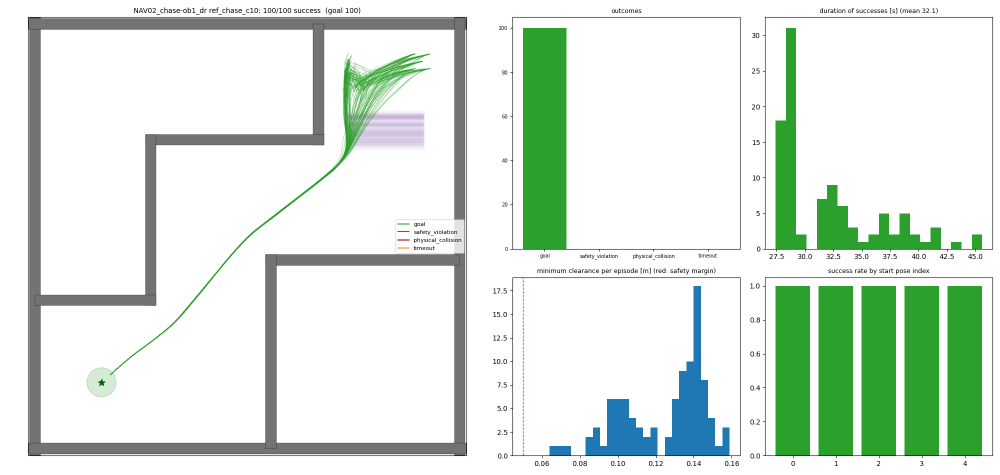
#> input picture Navigation/eval/NAV02_chase-ob1_dr/ref_chase_c10/2026-11-22_15-52-17_ppo_n4096_s42_model_500/eval_overview.png, 2000 x 950 px, given in place of f6c.png, which was not available (shown at 1/2 size)
$ python segment_fig6.py ../../Navigation/eval/NAV02_chase-ob1_dr/ref_chase_c10/2026-11-22_15-52-17_ppo_n4096_s42_model_500
#> lines starting #> are read from the running program, lines starting #| are printed output that depends on the picture; after the words box and inside, x2 and y2 are one past the last pixel; in counts of white or black regions, pixels touching at a corner belong together
"""Segment obstacles in the paper's Fig. 6b/6c crops (300 dpi) and convert pixel boxes to plot metres.

Calibration (axis ticks read from the 300-dpi crops):
  x: tick -4 at px 475, tick +4 at px 979  -> 63.0 px/m, x=0 at px 727 (both panels)
  y: 6c: tick +2 at 215, -2 at 590 ; 6b: +2 at 186, -2 at 561  -> 93.75 px/m
"""
import sys
import numpy as np
from PIL import Image
from scipy import ndimage

PANELS = {
    "6c": dict(f="figs/f6c.png", y2=215, ym2=590, area=(418, 96, 1052, 731)),
    "6b": dict(f="figs/f6b.png", y2=186, ym2=561, area=(418, 67, 1052, 702)),
}
XPM = (979 - 475) / 8.0
X0 = 727.0

root = sys.argv[1]
for name, p in PANELS.items():
    a = np.asarray(Image.open(f"{root}/{p['f']}").convert("RGB")).astype(int)
    ypm = (p["ym2"] - p["y2"]) / 4.0
    y0 = p["y2"] + 2 * ypm
    x1, y1, x2, y2 = p["area"]
    R, G, B = a[..., 0], a[..., 1], a[..., 2]
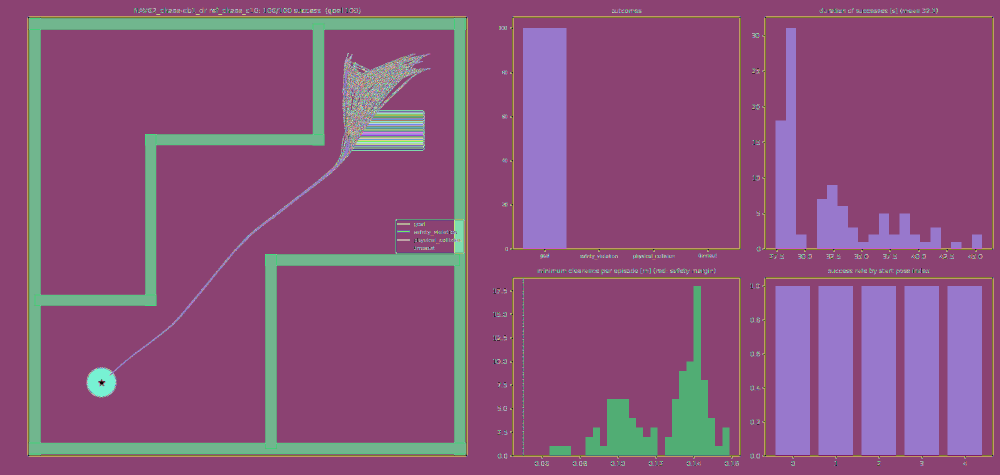
#> R: shape (950, 2000) int64 (shown at 1/2 size); 256 distinct labels, from 0 to 255; one colour per label, 0 black
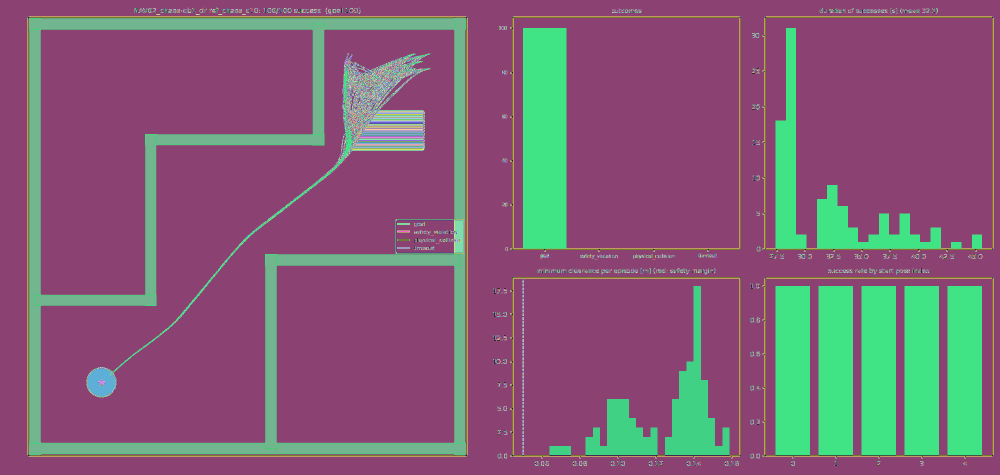
#> G: shape (950, 2000) int64 (shown at 1/2 size); 256 distinct labels, from 0 to 255; one colour per label, 0 black
#> B: shape (950, 2000) int64; 256 distinct labels, from 0 to 255
    gray = (np.abs(R - B) <= 6) & (R >= 135) & (R <= 172)
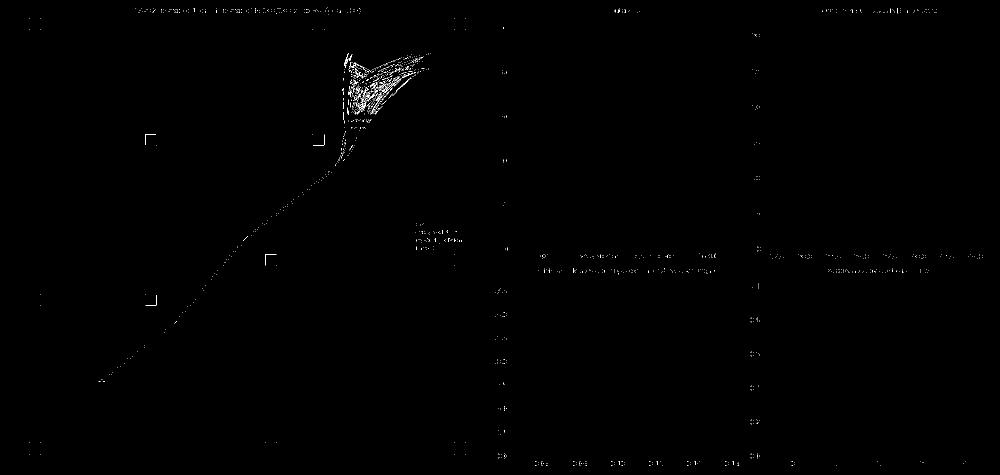
#> gray: shape (950, 2000) bool (shown at 1/2 size); 0.21% white in thin lines or dots
    red = (R - B >= 12) & (R - G >= 15)
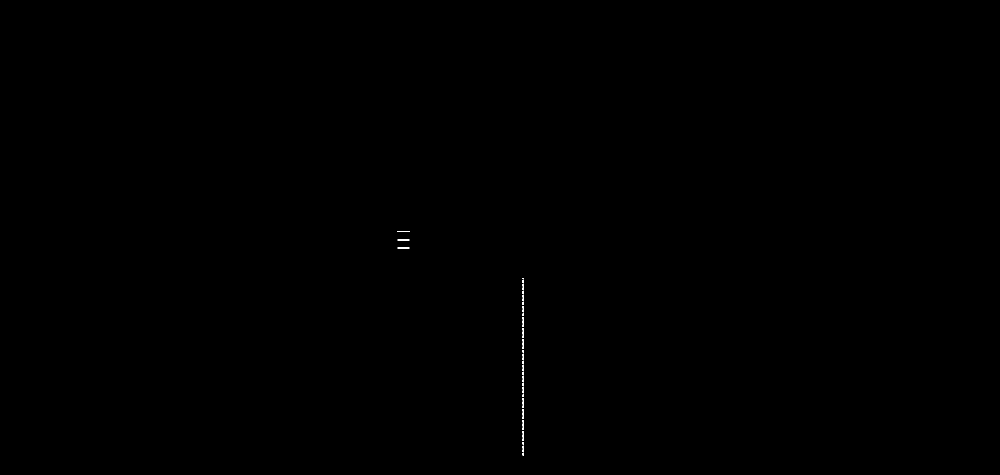
#> red: shape (950, 2000) bool (shown at 1/2 size); 0.05% white; 52 white regions (49 under 20 px), largest, box (x1, y1, x2, y2) and area: (795, 462, 819, 464) 48, (795, 479, 819, 481) 48, (795, 495, 819, 497) 48
    out = np.zeros_like(gray)
    out[y1:y2, x1:x2] = True
    for label, m in (("static", gray & out), ("red", red & out)):
        m = ndimage.binary_opening(m, iterations=2)
        lab, n = ndimage.label(m)
        print(f"## Fig {name} {label}: {n} components (px/m x={XPM:.2f} y={ypm:.2f})")
        for i, sl in enumerate(ndimage.find_objects(lab), 1):
            area = int((lab[sl] == i).sum())
            if area < 150:
                continue
            ys, xs = sl
            fill = area / ((ys.stop - ys.start) * (xs.stop - xs.start))
            xa, xb = (xs.start - X0) / XPM, (xs.stop - X0) / XPM
            ya, yb = (y0 - ys.stop) / ypm, (y0 - ys.start) / ypm
            print(f"  x[{xa:+.2f},{xb:+.2f}] y[{ya:+.2f},{yb:+.2f}]  size {xb-xa:.2f}x{yb-ya:.2f} m  "
                  f"centre ({(xa+xb)/2:+.2f},{(ya+yb)/2:+.2f})  fill={fill:.2f}")
#> this loop made 2 passes
#> (label, n) on passes 1 to 2: ('static', 1), ('red', 0)
#| ## Fig 6c static: 1 components (px/m x=63.00 y=93.75)
#| ## Fig 6c red: 0 components (px/m x=63.00 y=93.75)
#> pass 1, `m = ndimage.binary_opening(m, iterations=2)`:
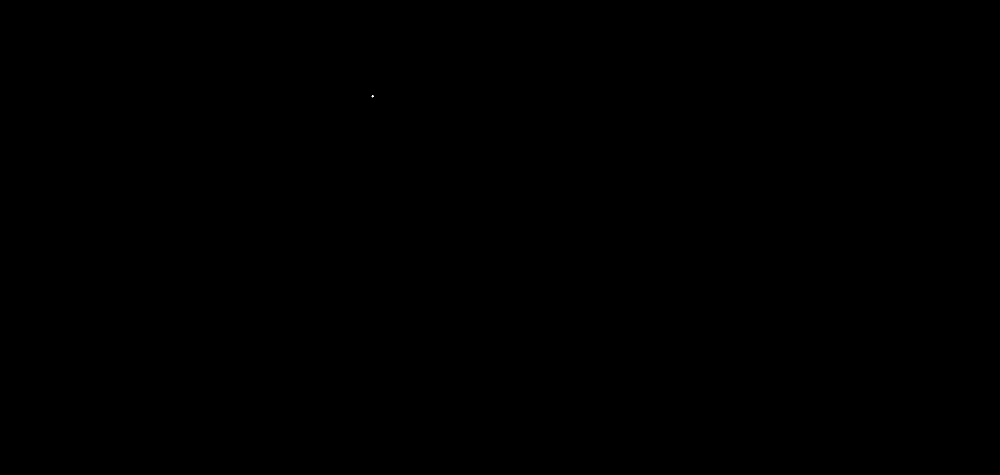
#> m: shape (950, 2000) bool (shown at 1/2 size); 0% white in thin lines or dots, all inside (x1, y1, x2, y2) = (743, 190, 748, 195)
#> pass 2 of the loop `for name, p in PANELS.items():`:
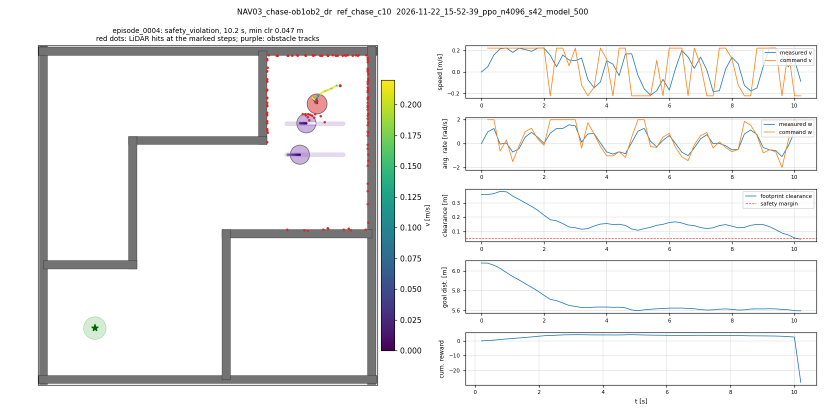
#> input picture Navigation/eval/NAV03_chase-ob1ob2_dr/ref_chase_c10/2026-11-22_15-52-39_ppo_n4096_s42_model_500/episode_0004/episode_0004.png, 1650 x 825 px, given in place of f6b.png, which was not available (shown at 1/2 size)
#> a: shape (825, 1650, 3) int64
#> R: shape (825, 1650) int64; 256 distinct labels, from 0 to 255
#> G: shape (825, 1650) int64; 256 distinct labels, from 0 to 255
#> `R, G, B = a[..., 0], a[..., 1], a[..., 2]`:
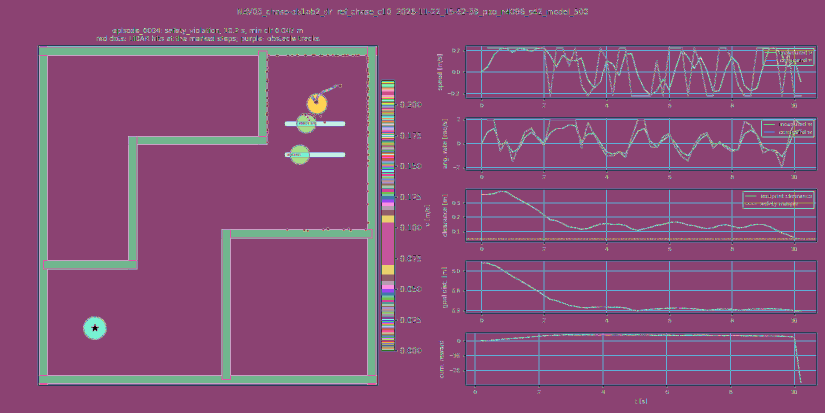
#> B: shape (825, 1650) int64 (shown at 1/2 size); 256 distinct labels, from 0 to 255; one colour per label, 0 black
#> gray: shape (825, 1650) bool; 0.14% white in thin lines or dots, all inside (x1, y1, x2, y2) = (78, 17, 1624, 807)
#> red: shape (825, 1650) bool; 0.96% white; 193 white regions (123 under 20 px), largest, box (x1, y1, x2, y2) and area: (974, 95, 1552, 193) 4136, (974, 238, 1579, 336) 2902, (614, 182, 654, 231) 1232
#> the loop `for label, m in (("static", gray & out), ("red", red & out)):` made 2 passes
#> (label, n) on passes 1 to 2: ('static', 0), ('red', 67)
#> (printed output is left out)
#> pass 2, `m = ndimage.binary_opening(m, iterations=2)`:
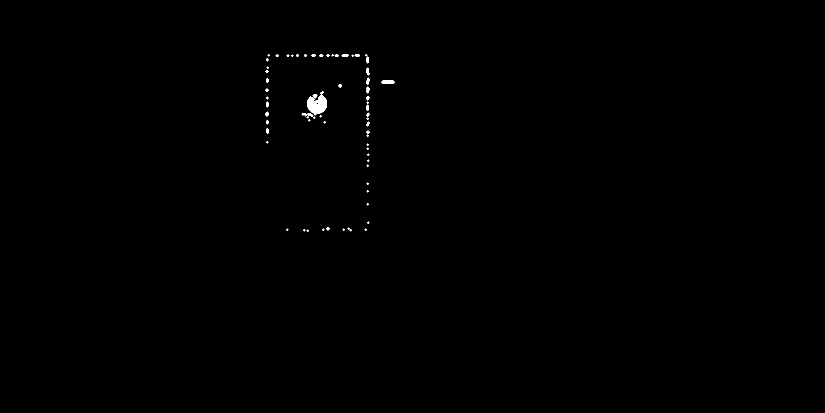
#> m: shape (825, 1650) bool (shown at 1/2 size); 0.22% white; 66 white regions (34 under 20 px), largest, box (x1, y1, x2, y2) and area: (614, 182, 654, 231) 1143, (763, 161, 789, 168) 170, (603, 226, 627, 234) 96
